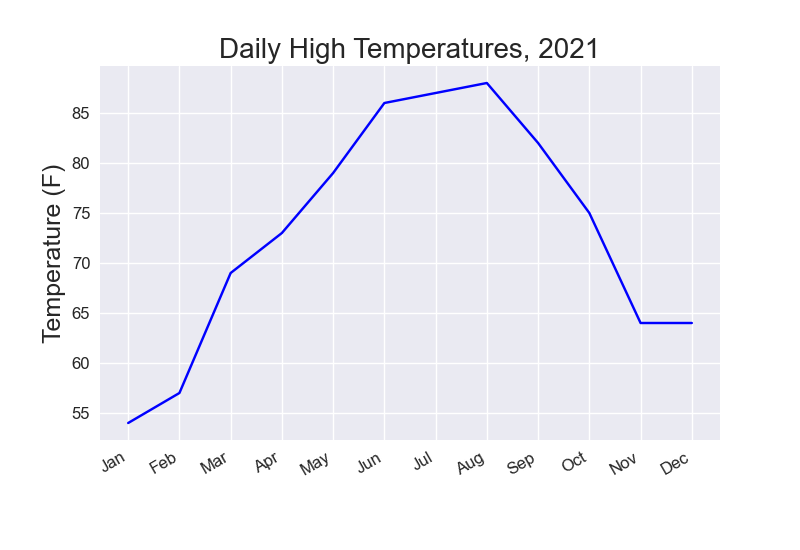

Python code for this plot:
import csv
import matplotlib.pyplot as plt
from datetime import date

filename = 'atl_weather.csv'
with open(filename) as f:
	reader = csv.reader(f)
	header_row = next(reader)
	
	# Get column names and indices 
	#for index, column_header in enumerate(header_row):
		#print(index, column_header)

	dates = []
	high_temp = []
	my_dict = {}
	for row in reader:

		# Create list that contains each date
		current_date = date.fromisoformat(row[2])
		dates.append(str(current_date))

		#Create list that contains daily high tempertures. 
		current_temp = int(row[6])
		high_temp.append(current_temp)

		# Create dictionary to contain dates and their corresponding temperature
		for my_date in dates:
			if not my_date in my_dict:
				my_dict[my_date] = 0

		# Establish keys and values for dictionary
		for i in range(len(high_temp)):
			my_dict[my_date] = high_temp[i]

		jan = []
		feb = []
		mar = []
		apr = []
		may = []
		jun = []
		jul = []
		aug = []
		sep = []
		octb = []
		nov = []
		dec = []

		# Create list for each month to hold their daily high values.
		for key in my_dict:

			if '2021-01' in key:
				jan.append(my_dict[key])
		
			if '2021-02' in key:
				feb.append(my_dict[key])

			if '2021-03' in key:
				mar.append(my_dict[key])

			if '2021-04' in key:
				apr.append(my_dict[key])

			if '2021-05' in key:
				may.append(my_dict[key])

			if '2021-06' in key:
				jun.append(my_dict[key])

			if '2021-07' in key:
				jul.append(my_dict[key])

			if '2021-08' in key:
				aug.append(my_dict[key])

			if '2021-09' in key:
				sep.append(my_dict[key])

			if '2021-10' in key:
				octb.append(my_dict[key])

			if '2021-11' in key:
				nov.append(my_dict[key])

			if '2021-12' in key:
				dec.append(my_dict[key])

	
	# Average high temperture for each month
	jan_avg = sum(jan) // len(jan)
	feb_avg = sum(feb) // len(feb)
	mar_avg = sum(mar) // len(mar)
	apr_avg = sum(apr) // len(apr)
	may_avg = sum(may) // len(may)
	jun_avg = sum(jun) // len(jun)
	jul_avg = sum(jul) // len(jul)
	aug_avg = sum(aug) // len(aug)
	sep_avg = sum(sep) // len(sep)
	oct_avg = sum(octb) // len(octb)
	nov_avg = sum(nov) // len(nov)
	dec_avg = sum(dec) // len(dec)
	
	# Create list to store averages
	total_avg = []
	total_avg.append(jan_avg)
	total_avg.append(feb_avg)
	total_avg.append(mar_avg)
	total_avg.append(apr_avg)
	total_avg.append(may_avg)
	total_avg.append(jun_avg)
	total_avg.append(jul_avg)
	total_avg.append(aug_avg)
	total_avg.append(sep_avg)
	total_avg.append(oct_avg)
	total_avg.append(nov_avg)
	total_avg.append(dec_avg)

# Create month list for easy reading
month_list = ['Jan', 'Feb', 'Mar', 'Apr', 'May', 'Jun', 'Jul', 'Aug', 'Sep', 'Oct', 'Nov', 'Dec']	
		
# Plotting high temperatures.
plt.style.use('seaborn')
fig, ax = plt.subplots()
ax.plot(month_list, total_avg, c='blue')

# Format plot.
ax.set_title("Daily High Temperatures, 2021", fontsize=20)
ax.set_xlabel('', fontsize=12)
fig.autofmt_xdate()
ax.set_ylabel("Temperature (F)", fontsize=18)
ax.tick_params(axis='both', which='major', labelsize=12)

plt.show()
		
	
	
